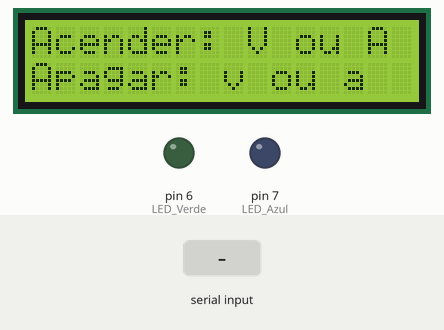
A sketch run on a simulated Arduino Uno, built with avr-gcc and run on an emulated ATmega328P. Shown: 16×2 character LCD, output pins drawn as LEDs (lit = HIGH). The test bench sets the inputs (shaded band).

Above: at 0.1 s.
7.3 s: "V" received over Serial
At 8.4 s:
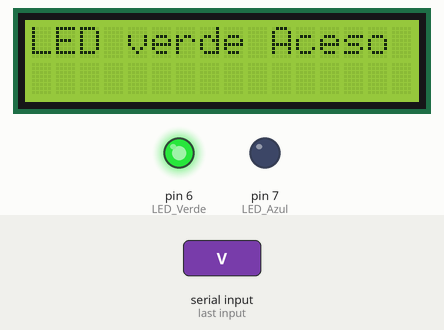
8.8 s: "A" received over Serial
At 9.5 s:
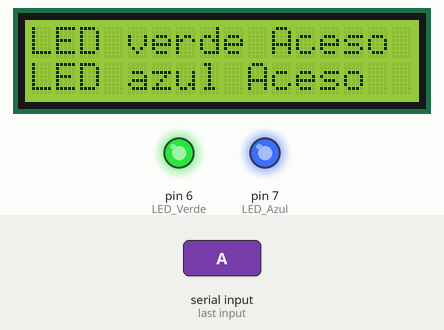
10.3 s: "v" received over Serial
At 10.7 s:
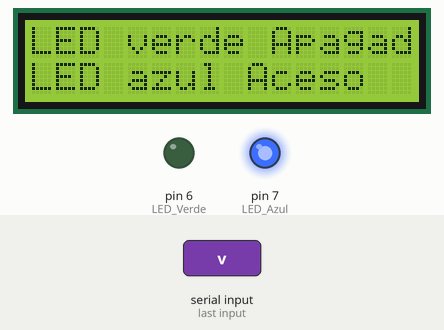
11.8 s: "a" received over Serial
At 13.0 s:
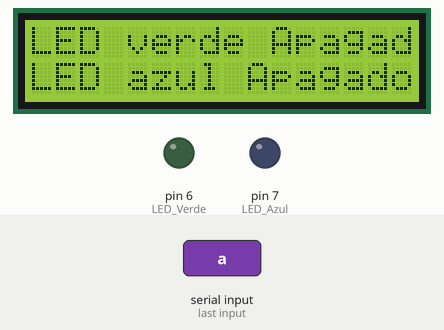
13.3 s: "V" received over Serial
At 14.1 s:
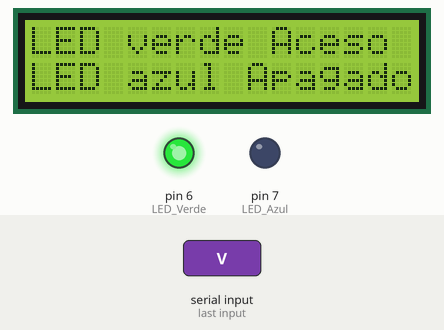
Timing chart, 0 to 15.8 s (numbered marks = the images above; inputs shaded):
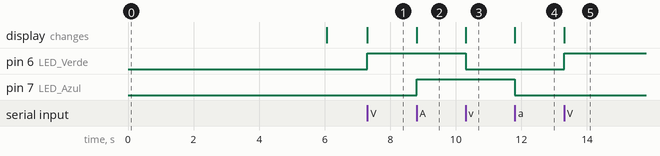

The sketch:

sketch_feb12a.ino
```cpp
//Biblioteca para uso da tela de LCD:
#include <LiquidCrystal.h>

LiquidCrystal lcd(12, 11, 5, 4, 3, 2);

int op;
int LED_Verde = 6;
int LED_Azul = 7;


void setup()
{

  pinMode (LED_Verde, OUTPUT);
  pinMode (LED_Azul, OUTPUT);
  Serial.begin(9600);
  lcd.begin(16, 2);
  lcd.setCursor(0,0);
  lcd.print("Acender: V ou A");
  lcd.setCursor(0,1);
  lcd.print("Apagar: v ou a");
  delay(6000);
  lcd.clear();

}

void loop(){

  if (Serial.available()){
 	op = Serial.read();

	if (op==86) {
		digitalWrite(LED_Verde, HIGH);
		lcd.setCursor(0,0);
		lcd.print("LED verde Aceso  ");
    }
    if (op==118) {
		digitalWrite(LED_Verde, LOW);
		lcd.setCursor(0,0);
		lcd.print("LED verde Apagado  ");
    }
    if (op==65) {
		digitalWrite(LED_Azul, HIGH);
		lcd.setCursor(0,1);
		lcd.print("LED azul Aceso  ");
    }
    if (op==97) {
		digitalWrite(LED_Azul, LOW);
		lcd.setCursor(0,1);
		lcd.print("LED azul Apagado  ");
    }
  }
}
```

Measured:
- after the input at 7.3 s, pin 6 (LED_Verde): LOW → HIGH at once; the display: changes at once (image 1)
- after the input at 8.8 s, pin 7 (LED_Azul): LOW → HIGH at once; the display: changes at once (image 2)
- after the input at 10.3 s, pin 6 (LED_Verde): HIGH → LOW at once; the display: changes at once (image 3)
- after the input at 11.8 s, pin 7 (LED_Azul): HIGH → LOW at once; the display: changes at once (image 4)
- after the input at 13.3 s, pin 6 (LED_Verde): LOW → HIGH at once; the display: changes at once (image 5)
